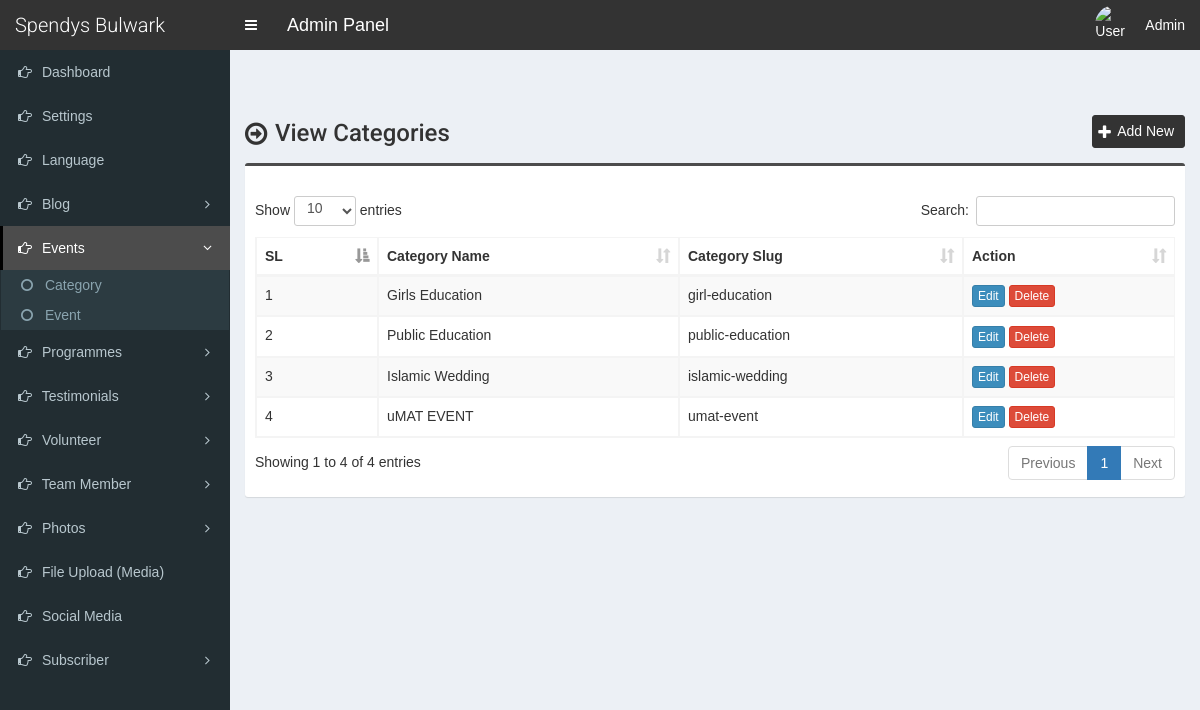
/event-category.php (signed in), run on the app's committed database.
### tables this page shows
CREATE TABLE `tbl_settings` (
  `id` int(11) NOT NULL,
  `logo` varchar(255) NOT NULL,
  `favicon` varchar(255) NOT NULL,
  `footer_about` mediumtext NOT NULL,
  `footer_copyright` mediumtext NOT NULL,
  `contact_address` mediumtext NOT NULL,
  `contact_email` varchar(255) NOT NULL,
  `contact_phone` varchar(255) NOT NULL,
  `contact_fax` varchar(255) NOT NULL,
  `contact_map_iframe` mediumtext NOT NULL,
  `total_recent_news_footer` int(10) NOT NULL,
  `total_popular_news_footer` int(10) NOT NULL,
  `total_recent_news_sidebar` int(11) NOT NULL,
  `total_popular_news_sidebar` int(11) NOT NULL,
  `total_recent_news_home_page` int(11) NOT NULL,
  `meta_title_home` mediumtext NOT NULL,
  `meta_keyword_home` mediumtext NOT NULL,
  `meta_description_home` mediumtext NOT NULL,
  `home_title_service` varchar(255) NOT NULL,
  `home_subtitle_service` varchar(255) NOT NULL,
  `home_status_service` varchar(10) NOT NULL,
  `home_title_team_member` varchar(255) NOT NULL,
  `home_subtitle_team_member` varchar(255) NOT NULL,
  `home_status_team_member` varchar(10) NOT NULL,
  `home_title_testimonial` varchar(255) NOT NULL,
  `home_subtitle_testimonial` varchar(255) NOT NULL,
  `home_status_testimonial` varchar(10) NOT NULL,
  `home_photo_testimonial` varchar(255) NOT NULL,
  `home_title_news` varchar(255) NOT NULL,
  `home_subtitle_news` varchar(255) NOT NULL,
  `home_status_news` varchar(10) NOT NULL,
  `home_title_partner` varchar(255) NOT NULL,
  `home_subtitle_partner` varchar(255) NOT NULL,
  `home_status_partner` varchar(10) NOT NULL,
  `mod_rewrite` varchar(10) NOT NULL,
  `newsletter_title` varchar(255) NOT NULL,
  `newsletter_text` mediumtext NOT NULL,
  `newsletter_photo` varchar(255) NOT NULL,
  `newsletter_status` varchar(10) NOT NULL,
  `banner_search` varchar(255) NOT NULL,
  `banner_category` varchar(255) NOT NULL,
  `counter_1_title` varchar(255) NOT NULL,
  `counter_1_value` varchar(10) NOT NULL,
  `counter_2_title` varchar(255) NOT NULL,
  `counter_2_value` varchar(10) NOT NULL,
  `counter_3_title` varchar(255) NOT NULL,
  `counter_3_value` varchar(10) NOT NULL,
  `counter_4_title` varchar(255) NOT NULL,
  `counter_4_value` varchar(10) NOT NULL,
  `counter_photo` varchar(255) NOT NULL,
  `counter_status` varchar(10) NOT NULL,
  `color` varchar(10) NOT NULL,
  `preloader` varchar(3) NOT NULL,
  `active_editor` varchar(40) NOT NULL,
  `website_name` varchar(255) NOT NULL,
  `home_about_title` varchar(200) NOT NULL,
  `home_about_img` varchar(200) NOT NULL,
  `home_about_content` varchar(2000) NOT NULL
);

CREATE TABLE `tbl_event_category` (
  `event_category_id` int(11) NOT NULL,
  `event_category_name` varchar(255) NOT NULL,
  `event_category_slug` varchar(255) NOT NULL,
  `meta_title` varchar(255) NOT NULL,
  `meta_keyword` mediumtext NOT NULL,
  `meta_description` mediumtext NOT NULL
);

### event-category.php (the view, shortened to what this page needs)
<?php require_once('./inc/header.php'); ?>
<section class="content-header">
	<div class="content-header-left">
		<h1>View Categories</h1>
	</div>
	<div class="content-header-right">
		<a href="event-category-add.php" class="btn btn-primary btn-sm">Add New</a>
	</div>
</section>
<section class="content">
  <div class="row">
    <div class="col-md-12">
      <div class="box box-info">
        <div class="box-body table-responsive">
          <table id="example1" class="table table-bordered table-striped">
			<thead>
			    <tr>
			        <th>SL</th>
			        <th>Category Name</th>
			        <th>Category Slug</th>
			        <th>Action</th>
			    </tr>
			</thead>
            <tbody>
            	<?php
            	$i=0;
            	$statement = $pdo->prepare("SELECT * FROM tbl_event_category ORDER BY event_category_id ASC");
            	$statement->execute();
            	$result = $statement->fetchAll(PDO::FETCH_ASSOC);
            	foreach ($result as $row) {
            		$i++;
            		?>
					<tr>
	                    <td><?php echo $i; ?></td>
	                    <td><?php echo $row['event_category_name']; ?></td>
	                    <td><?php echo $row['event_category_slug']; ?></td>
	                    <td>
	                        <a href="event-category-edit.php?id=<?php echo $row['event_category_id']; ?>" class="btn btn-primary btn-xs">Edit</a>
	                        <a href="#" class="btn btn-danger btn-xs" data-href="event-category-delete.php?id=<?php echo $row['event_category_id']; ?>" data-toggle="modal" data-target="#confirm-delete">Delete</a>
	                    </td>
	                </tr>
            		<?php
            	}
            	?>
            </tbody>
          </table>
        </div>
      </div>
</section>
<?php require_once('./inc/footer.php'); ?>

### inc/header.php (shortened to what this page needs)
<?php
include('./database/config.php');
$q = $pdo->prepare("SELECT * FROM tbl_settings WHERE id=?");
$q->execute([1]);
$res = $q->fetchAll();
foreach ($res as $row) {
	$active_editor = $row['active_editor'];
	$website_name = $row['website_name'];
}
?>
<!DOCTYPE html>
<html>
<head>
	<link rel="stylesheet" href="css/bootstrap.min.css">
	<link rel="stylesheet" href="css/font-awesome.min.css">
	<link rel="stylesheet" href="css/ionicons.min.css">
	<link rel="stylesheet" href="css/datepicker3.css">
	<link rel="stylesheet" href="css/all.css">
	<link rel="stylesheet" href="css/select2.min.css">
	<link rel="stylesheet" href="css/dataTables.bootstrap.css">
	<link rel="stylesheet" href="css/jquery.fancybox.css">
	<link rel="stylesheet" href="css/AdminLTE.min.css">
	<link rel="stylesheet" href="css/_all-skins.min.css">
	<link rel="stylesheet" href="css/on-off-switch.css">
	<link rel="stylesheet" href="css/sb-admin.css">
	<?php if ($active_editor == 'Summernote') : ?>
		<link rel="stylesheet" href="css/summernote.css">
	<?php endif; ?>
	<link rel="stylesheet" href="css/style.css">
</head>
<body class="hold-transition fixed skin-blue sidebar-mini">
	<div class="wrapper">
		<header class="main-header">
			<a href="index.php" class="logo">
				<span class="logo-lg"><?php echo $website_name; ?></span>
			</a>
			<nav class="navbar navbar-static-top">
				<a href="#" class="sidebar-toggle" data-toggle="offcanvas" role="button">
				</a>
				<span style="float:left;line-height:50px;color:#fff;padding-left:15px;font-size:18px;">Admin Panel</span>
				<div class="navbar-custom-menu">
					<ul class="nav navbar-nav">
						<li class="dropdown user user-menu">
							<a href="#" class="dropdown-toggle" data-toggle="dropdown">
								<img src="../assets/uploads/<?php echo $_SESSION['user']['photo']; ?>" class="user-image" alt="User Image">
								<span class="hidden-xs"><?php echo 'Admin'; ?></span>
							</a>
						</li>
					</ul>
				</div>
			</nav>
		</header>
		<?php $cur_page = substr($_SERVER["SCRIPT_NAME"], strrpos($_SERVER["SCRIPT_NAME"], "/") + 1); ?>
		<aside class="main-sidebar">
			<section class="sidebar">
				<ul class="sidebar-menu">
					<li class="treeview <?php if ($cur_page == 'index.php') {
											echo 'active';
										} ?>">
						<a href="index.php">
							<i class="fa fa-hand-o-right"></i> <span>Dashboard</span>
						</a>
					</li>
					<li class="treeview <?php if (($cur_page == 'settings.php')) {
											echo 'active';
										} ?>">
						<a href="settings.php">
							<i class="fa fa-hand-o-right"></i> <span>Settings</span>
						</a>
					</li>
					<li class="treeview <?php if (($cur_page == 'language.php')) {
											echo 'active';
										} ?>">
						<a href="language.php">
							<i class="fa fa-hand-o-right"></i> <span>Language</span>
						</a>
					</li>
					<li class="treeview <?php if (($cur_page == 'category-add.php') || ($cur_page == 'category.php') || ($cur_page == 'category-edit.php') || ($cur_page == 'blog-add.php') || ($cur_page == 'blog.php') || ($cur_page == 'blog-edit.php') || ($cur_page == 'comment.php')) {
											echo 'active';
										} ?>">
						<a href="#">
							<i class="fa fa-hand-o-right"></i>
							<span>Blog</span>
							<span class="pull-right-container">
								<i class="fa fa-angle-left pull-right"></i>
							</span>
						</a>
					</li>
					<li class="treeview <?php if (($cur_page == 'event-category-add.php') || ($cur_page == 'event-category.php') || ($cur_page == 'event-category-edit.php') || ($cur_page == 'event-add.php') || ($cur_page == 'events.php') || ($cur_page == 'event-edit.php')) {
											echo 'active';
										} ?>">
						<a href="#">
							<i class="fa fa-hand-o-right"></i>
							<span>Events</span>
							<span class="pull-right-container">
								<i class="fa fa-angle-left pull-right"></i>
							</span>
						</a>
						<ul class="treeview-menu">
							<li><a href="event-category.php"><i class="fa fa-circle-o"></i> Category</a></li>
							<li><a href="events.php"><i class="fa fa-circle-o"></i> Event</a></li>
						</ul>
					</li>
					<li class="treeview <?php if (($cur_page == 'programme-category-add.php') || ($cur_page == 'programme-category.php') || ($cur_page == 'Programme-category-edit.php') || ($cur_page == 'programme-add.php') || ($cur_page == 'programme.php') || ($cur_page == 'programme-edit.php')) {
											echo 'active';
										} ?>">
						<a href="#">
							<i class="fa fa-hand-o-right"></i>
							<span>Programmes</span>
							<span class="pull-right-container">
								<i class="fa fa-angle-left pull-right"></i>
							</span>
						</a>
					</li>
					<li class="treeview <?php if (($cur_page == 'testimonials-category.php') || ($cur_page == 'testimonials-category-edit.php') || ($cur_page == 'testimonials-add.php') || ($cur_page == 'testimonials.php') || ($cur_page == 'testimonials-edit.php')) {
											echo 'active';
										} ?>">
						<a href="#">
							<i class="fa fa-hand-o-right"></i>
							<span>Testimonials</span>
							<span class="pull-right-container">
								<i class="fa fa-angle-left pull-right"></i>
							</span>
						</a>
					</li>
					<li class="treeview <?php if (($cur_page == 'volunteer-category.php') || ($cur_page == 'volunteer-category-edit.php') || ($cur_page == 'volunteer-add.php') || ($cur_page == 'volunteer.php') || ($cur_page == 'volunteer-edit.php')) {
											echo 'active';
										} ?>">
						<a href="#">
							<i class="fa fa-hand-o-right"></i>
							<span>Volunteer</span>
							<span class="pull-right-container">
								<i class="fa fa-angle-left pull-right"></i>
							</span>
						</a>
					</li>
					<li class="treeview <?php if (($cur_page == 'designation-add.php') || ($cur_page == 'designation.php') || ($cur_page == 'designation-edit.php') || ($cur_page == 'team-member-add.php') || ($cur_page == 'team-member.php') || ($cur_page == 'team-member-edit.php')) {
											echo 'active';
										} ?>">
						<a href="#">
							<i class="fa fa-hand-o-right"></i>
							<span>Team Member</span>
							<span class="pull-right-container">
								<i class="fa fa-angle-left pull-right"></i>
							</span>
						</a>
					</li>
					<li class="treeview <?php if (($cur_page == 'photo-category-add.php') || ($cur_page == 'photo-category.php') || ($cur_page == 'photo-category-edit.php') || ($cur_page == 'photo-add.php') || ($cur_page == 'photo.php') || ($cur_page == 'photo-edit.php') || ($cur_page == 'video-category-add.php') || ($cur_page == 'video-category.php') || ($cur_page == 'video-category-edit.php') || ($cur_page == 'video-add.php') || ($cur_page == 'video.php') || ($cur_page == 'video-edit.php')) {
											echo 'active';
										} ?>">
						<a href="#">
							<i class="fa fa-hand-o-right"></i>
							<span>Photos</span>
							<span class="pull-right-container">
								<i class="fa fa-angle-left pull-right"></i>
							</span>
						</a>
					</li>
					<li class="treeview <?php if (($cur_page == 'file-add.php') || ($cur_page == 'file.php') || ($cur_page == 'file-edit.php')) {
											echo 'active';
										} ?>">
						<a href="file.php">
							<i class="fa fa-hand-o-right"></i> <span>File Upload (Media)</span>
						</a>
					</li>
					<li class="treeview <?php if (($cur_page == 'social-media.php')) {
											echo 'active';
										} ?>">
						<a href="social-media.php">
							<i class="fa fa-hand-o-right"></i> <span>Social Media</span>
						</a>
					</li>
					<li class="treeview <?php if (($cur_page == 'subscriber.php') || ($cur_page == 'subscriber-email.php')) {
											echo 'active';
										} ?>">
						<a href="#">
							<i class="fa fa-hand-o-right"></i>
							<span>Subscriber</span>
							<span class="pull-right-container">
								<i class="fa fa-angle-left pull-right"></i>
							</span>
						</a>
					</li>
				</ul>
			</section>
		</aside>
		<div class="content-wrapper">

### inc/footer.php (shortened to what this page needs)
		</div>
	</div>
</body>
</html>

### css/sb-admin.css (style rules this page uses)
body { margin-top: 50px; }

### css/style.css (style rules this page uses)
body { font-size: 14px; height: 100%; background-color: #F7F7F7; font-family: var(--source-sans); }
.navbar-nav>.user-menu .user-image { width: 40px; height: 40px; margin-top: -10px; }
.content-header>h1, .content-header .content-header-left h1 { font-family: 'Roboto', sans-serif; }
.main-header .logo { text-align: left; }
.main-header .logo .logo-lg { font-family: 'Roboto', sans-serif; }
.box-info { padding-top: 20px; }
.sidebar-menu li.active>a>.pull-right-container>.fa-angle-left { -webkit-transform: rotate(90deg); -ms-transform: rotate(90deg); -o-transform: rotate(90deg); transform: rotate(90deg); }
.sidebar-menu li>a>.pull-right-container>.fa-angle-left:before { content: "\f105"; }
.content-header { overflow: hidden; }
.content-header .content-header-left { float: left; padding-top: 5px; }
.content-header .content-header-right { float: right; }
.content-header .content-header-left h1 { margin-top: 0; margin-bottom: 0; padding-left: 30px; font-size: 24px; position: relative; }
.content-header .content-header-left h1:before { position: absolute; top: 0; left: 0; font-family: 'FontAwesome', sans-serif; font-size: 26px; content: '\f18e'; }
.content-header .content-header-right a { position: relative; padding-left: 24px; font-size: 14px; }
.content-header .content-header-right a:before { position: absolute; top: 4px; left: 5px; font-family: 'FontAwesome', sans-serif; font-size: 16px; content: '\f067'; }
.skin-blue .sidebar-menu>li:hover>a, .skin-blue .sidebar-menu>li.active>a { color: #fff; background: #3c8dbc; border-left-color: #3c8dbc; }
.skin-blue .main-header .logo, .skin-blue .main-header .logo:hover, .skin-blue .main-header .navbar, .skin-blue .main-header .navbar .sidebar-toggle:hover { background-color: #333333; }
.skin-blue .sidebar-menu>li:hover>a, .skin-blue .sidebar-menu>li.active>a { background-color: #4c4c4c; border-left-color: #000000; }
.box.box-info { border-top-color: #4c4c4c; }
.content-header .content-header-right a { background-color: #333333; border-color: #333333; }
.sidebar-menu .treeview-menu>li>a { font-size: 14px; }

### data on the page
tbl_settings: website_name "Spendys Bulwark"
tbl_event_category: event_category_name "Girls Education", event_category_slug "girl-education"
tbl_event_category: event_category_name "Public Education", event_category_slug "public-education"
tbl_event_category: event_category_name "Islamic Wedding", event_category_slug "islamic-wedding"
tbl_event_category: event_category_name "uMAT EVENT", event_category_slug "umat-event"
